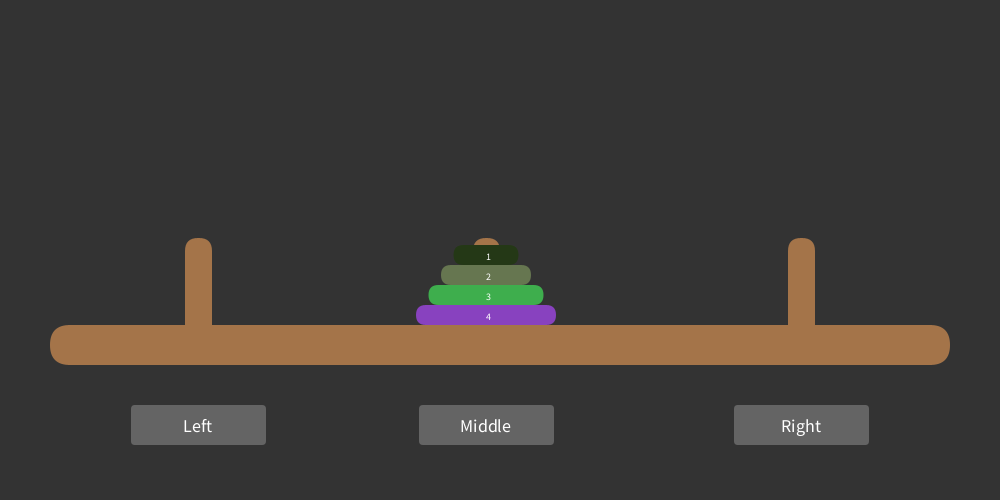
Frame 1 (no input)
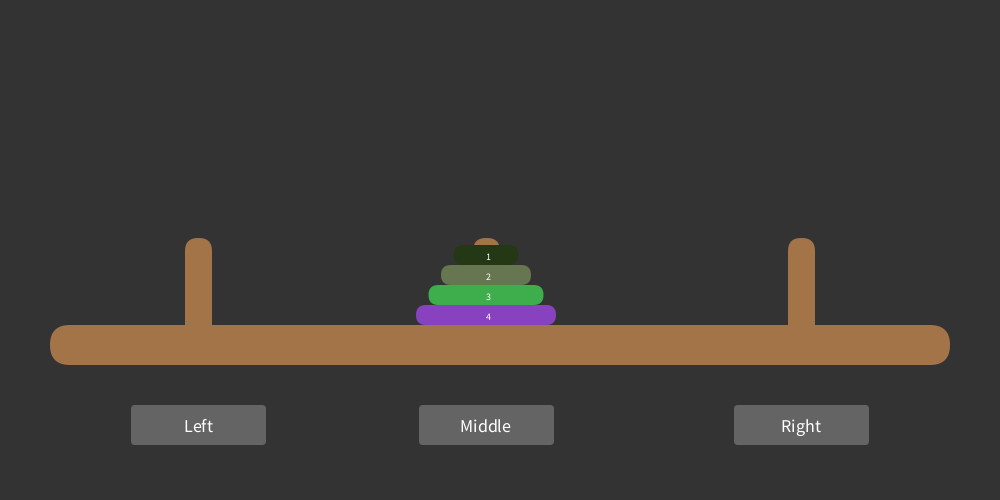
Frame 60 (the mouse pressed at the canvas centre just before this capture)
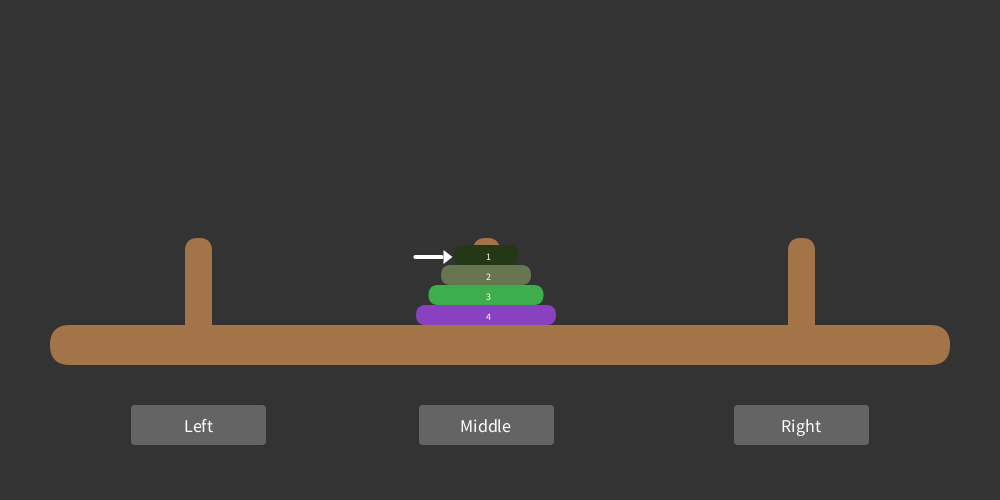
Frame 120 (the mouse held since frame 60 and released just before this capture)

The Processing sketch that drew these frames (run headless with seeded random() and noise(); from frame 60 on, the mouse is pressed at the canvas centre):

// Processing sketch: main
// ── main.pde
Tower tower;
ArrayList<Disc> discs = new ArrayList<Disc>();
Arrow arrow;
boolean moving;
Log log = new Log();

void setup()
{
  size(1000, 500);

  tower = new Tower();

  for (int i = DiscsAmount; i >= 1; i--)
  {
    Disc d = new Disc(i, tower.poles.get(DiscsDefaultPole));
    discs.add(d);
  }
}

void draw()
{
  background(BackgroundColor);
  noStroke();

  tower.draw();

  for (Disc d : discs)
  {
    d.update(tower);
    d.draw();
  }

  if (arrow != null)
  {
    arrow.draw();
  }

  log.update();
  log.draw();
}

void mousePressed()
{
  if (moving)
  {
    return;
  }

  make_arrow();
  move_discs();
}

// ── arrow.pde
class Arrow
{
  Disc owner;
  PVector pos;

  Arrow(Disc d)
  {
    this.owner = d;
    this.pos = d.pos.copy();
  }

  void draw()
  {
    float x = this.owner.owner.get_spot_pos(owner).x - ArrowWidth * 2;
    float y = this.pos.y + DiscHeight / 2;
    float x1 = x + ArrowWidth;
    float y1 = y - ArrowWidth / 2;
    float x2 = x + ArrowWidth;
    float y2 = y + ArrowWidth / 2 + ArrowHeight;
    float x3 = x + ArrowHeight + ArrowWidth + ArrowOffsetX;
    float y3 = y + (ArrowHeight / 2);

    push();
    noStroke();
    fill(ArrowColor);
    rect(x - ArrowWidth * 2, y, ArrowWidth * 3, ArrowHeight, ArrowCurve);
    triangle(x1, y1, x2, y2, x3, y3);
    pop();
  }
}

void make_arrow()
{
  for (Disc d : discs)
  {
    if (is_clicked(d.pos, (int) d.w, DiscHeight))
    {
      arrow = new Arrow(d);
    }
  }
}

// ── button.pde
class Button
{
  PVector pos;
  Pole owner;
  int w;
  int h;

  Button(Tower tower, Pole pole)
  {
    this.owner = pole;
    this.h = ButtonHeight;
    this.w = (int) (this.owner.get_width() * ButtonWidthRatio);

    float x = this.owner.pos.x - (this.w / 2) + (this.owner.get_width() / 2);
    float y = tower.base_pos.y + (this.h * 2);
    this.pos = new PVector(x, y);
  }

  void draw()
  {
    push();
    fill(ButtonColor);
    rect(this.pos.x, this.pos.y, this.w, this.h, ButtonCurve);


    pushMatrix();
    translate(this.pos.x, this.pos.y);

    float x = this.w / 2;
    float y = this.h / 2;

    fill(ButtonTextColor);

    textAlign(CENTER, CENTER);
    textSize(ButtonTextSize);
    text(this.get_text(), x, y);

    popMatrix();
    pop();
  }

  String get_text()
  {
    String out = "";

    // Such a weird syntax...
    switch(this.owner.spot)
    {
    case left: 
      out = "Left"; 
      break;
    case middle:
      out = "Middle"; 
      break;
    case right:
      out = "Right"; 
      break;
    }

    return out;
  }
}

// ── config.pde
/*
  Values listed below have been specifically made for the tower of hanoi to
  look nice. They are very detailed and higly dependent on other values.
  Probably should not touch them unless you absolutely have to and know
  well how (x, y) cartesian coordinate system, RGB and text rendering works.

  @Author github.com/wwicked
*/


// Basic setup
final int DiscsAmount = 4;
final int DiscsDefaultPole = 1;

// Window
final int BackgroundColor = 51;

// Logs
final int LogTextSize = 13;
final color LogTextColor = color(255, 255, 255);

// Arrow
final color ArrowColor = color(255, 255, 255);
final int ArrowWidth = 10;
final int ArrowHeight = 4;
final int ArrowCurve = 2;
final int ArrowOffsetX = 5;

// Tower
final float TowerWidthMult = 0.9; // Window width * TowerWidthMult
final float TowerHeightMult = 0.08; // Window height * TowerHeightMult

final color TowerColor = color(164, 116, 73);
final int TowerCurve = 35;

// Pole
final float PoleWidthMult = 0.03; // Width * PoleWidthMult
final float PoleHeightMult = 1.25; // Def. height * PoleHeightMult
final float PoleOffset = 0.15; // Width * PoleOffset

final int PoleCurve = 13;

// Disc
final int DiscGrowth = 25;
final int DiscCurve = 40;
final int DiscWidth = 30;
final int DiscHeight = 20;
final int DiscDefaultWidth = 40;

final boolean DiscShowSize = true;
final int DiscShowSizeTextSize = 10;
final color DiscTextColor = color(255, 255, 255);

final int DiscMaxVelocity = 35;
final float DiscDirectionScaling = 100.0;
final int DiscDistance = 2;

final int[] DiscColorRange = {20, 200};

// Button
final int ButtonHeight = 40;
final int ButtonWidthRatio = 5; // Pole width * ratio
final color ButtonColor = color(100, 100, 100);
final int ButtonCurve = 4;
final color ButtonTextColor = color(255, 255, 255);
final int ButtonTextSize = 18;

// ── disc.pde
enum MoveState
{
  none, 
    up, 
    side, 
    down
}

class Disc
{
  PVector pos = new PVector(0, 0);
  PVector vel = new PVector(0, 0);
  PVector acc = new PVector(0, 0);
  float w;
  int size;
  color c = color(random(20, 200), random(20, 200), random(20, 200));
  MoveState state = MoveState.none;
  Pole owner = null;
  int move_target;

  Disc(int _size, Pole spawn_point)
  {
    this.size = _size;
    this.w = DiscDefaultWidth + this.size * DiscGrowth;
    this.owner = spawn_point;
    this.pos = this.owner.get_spot_pos(this);
    this.owner.discs.add(this);
  }

  void draw()
  {
    push();
    strokeWeight(1);
    fill(this.c);

    rect(this.pos.x, this.pos.y, this.w, DiscHeight, DiscCurve);

    if (DiscShowSize)
    {
      float x = this.pos.x + this.w / 2;
      float y = this.pos.y + DiscHeight * 0.75;

      fill(255);
      textSize(DiscShowSizeTextSize);
      text(str(this.size), x, y);
    }

    pop();
  }

  void update(Tower tower)
  {
    this.move(tower);
  }

  void move_to(int which_pole)
  {
    // Leaving a pole.
    if (this.owner != null)
    {
      this.owner.leave(this);
    }

    this.state = MoveState.up;
    this.move_target = which_pole;
  }

  void move(Tower tower)
  {
    if (this.state == MoveState.none)
    {
      return;
    }

    PVector target = null;

    if (this.state == MoveState.up)
      target = this.move_up();

    else if (this.state == MoveState.side)
      target = this.move_side(tower, move_target);

    else if (this.state == MoveState.down)
      target = this.move_down(tower, move_target);

    if (target == null || this.move_target == -1)
    {
      return;
    }

    PVector direction = PVector.sub(target, this.pos);
    direction.normalize();
    direction.mult(DiscDirectionScaling);

    this.acc = direction;

    float distance = dist(this.pos.x, this.pos.y, target.x, target.y);
    float max_vel = distance > DiscMaxVelocity ? DiscMaxVelocity : distance;

    this.vel.add(this.acc);
    this.vel.limit(max_vel);
    this.pos.add(this.vel);

    this.owner = tower.poles.get(this.move_target);
  }

  PVector move_up()
  {
    PVector target_pos = new PVector(this.pos.x, height * 0.1);

    // Move above the pole.
    if (dist(this.pos.x, this.pos.y, target_pos.x, target_pos.y) < DiscDistance)
    {
      this.state = MoveState.side;
      target_pos.x = 0;
      target_pos.y = 0;
    }

    return target_pos;
  }

  PVector move_down(Tower tower, int which_pole)
  {
    Pole target_pole = tower.poles.get(which_pole);
    PVector target_pos = target_pole.get_spot_pos(this);

    // Arrived
    if (dist(this.pos.x, this.pos.y, target_pos.x, target_pos.y) < DiscDistance)
    {
      target_pole.discs.add(this);
      this.owner = target_pole;
      this.state = MoveState.none;
      target_pos.x = 0;
      target_pos.y = 0;
      moving = false;
      this.move_target = -1;
    }

    return target_pos;
  }

  PVector move_side(Tower tower, int which_pole)
  {
    Pole target_pole = tower.poles.get(which_pole);
    PVector target_pos = target_pole.get_pos(this);

    // Fix for jiggling due to acceleration.
    target_pos.y = height * 0.1;

    this.state = MoveState.side;

    // Move down.
    if (dist(this.pos.x, this.pos.y, target_pos.x, target_pos.y) < DiscDistance)
    {
      this.state = MoveState.down;
      target_pos.x = 0;
      target_pos.y = 0;
    }

    return target_pos;
  }
}

// ── log.pde
class Log
{
  int time;
  String message;

  Log()
  {
  }

  void set_message(String _message, float _time)
  {
    this.message = _message;
    this.time = (int) (millis() + _time * 1000);
  }

  void update()
  {
    if (millis() > this.time)
    {
      this.time = 0;
      this.message = null;
    }
  }

  void draw()
  {
    if (millis() > this.time || this.message == null)
    {
      return;
    }

    push();
    fill(LogTextColor);
    textSize(LogTextSize);
    text(this.message, 0, LogTextSize);
    pop();
  }
}

// ── pole.pde
enum PoleSpot
{
  left, 
    middle, 
    right
}

class Pole
{
  PVector pos = new PVector(0, 0);
  int w;
  int h;
  int offset;
  PoleSpot spot;
  ArrayList<Disc> discs = new ArrayList<Disc>();
  Button button;

  Pole(Tower tower, PoleSpot _spot)
  {
    this.w = sf_get_width(tower);
    this.h = sf_get_height();
    this.offset = sf_get_offset(tower);
    this.spot = _spot;

    this.pos.x = tower.base_pos.x;
    this.pos.y = tower.base_pos.y - this.h;

    sf_set_pos_by_spot(tower);

    this.button = new Button(tower, this);
  }

  void draw()
  {
    rect(this.pos.x, this.pos.y + PoleCurve, this.w, this.h, PoleCurve);

    this.button.draw();
  }

  void leave(Disc disc)
  {
    for (int i = 0; i < this.discs.size(); i++)
    {
      if (this.discs.get(i) == disc)
      {
        this.discs.remove(i);
        break;
      }
    }
  }

  PVector get_pos(Disc disc)
  {
    PVector target_pos = this.pos.copy();

    target_pos.x += -(disc.w / 2) + this.w / 2;

    return target_pos;
  }

  PVector get_spot_pos(Disc d)
  {
    PVector target_pos = this.pos.copy();

    target_pos.x += -(d.w / 2) + this.w / 2;
    target_pos.y += this.h - DiscHeight * (this.discs.size() + 1);

    return target_pos;
  }

  int get_width()
  {
    return this.w;
  }

  int get_height()
  {
    return this.h;
  }

  // Setup functions
  int sf_get_width(Tower tower)
  {
    return (int) (tower.get_width() * PoleWidthMult);
  }

  int sf_get_height()
  {
    return DiscsAmount * (int) (DiscHeight * PoleHeightMult);
  }

  int sf_get_offset(Tower tower)
  {
    return (int) (tower.get_width() * PoleOffset);
  }

  void sf_set_pos_by_spot(Tower tower)
  {
    if (this.spot == PoleSpot.left)
      this.pos.x += this.offset;

    else if (this.spot == PoleSpot.middle)
      this.pos.x += tower.get_width() / 2 - this.w;

    else if (this.spot == PoleSpot.right)
      this.pos.x += tower.get_width() - offset - this.w;
  }
}

// ── tower.pde
class Tower
{
  int w;
  int h;
  PVector base_pos = new PVector(0, 0);
  ArrayList<Pole> poles = new ArrayList<Pole>();

  Tower()
  {
    this.w = (int) (width * TowerWidthMult);
    this.h = (int) (height * TowerHeightMult);

    this.base_pos.x = width / 2 - (this.w / 2);
    this.base_pos.y = height * 0.65;

    this.poles.add(new Pole(this, PoleSpot.left));
    this.poles.add(new Pole(this, PoleSpot.middle));
    this.poles.add(new Pole(this, PoleSpot.right));
  }

  void draw()
  {
    // Base
    fill(TowerColor);
    rect(this.base_pos.x, this.base_pos.y, this.w, this.h, TowerCurve);

    // Poles
    for (Pole p : this.poles)
    {
      p.draw();
    }
  }

  color get_color()
  {
    return TowerColor;
  }

  int get_width()
  {
    return this.w;
  }

  int get_height()
  {
    return this.h;
  }
}

// ── utils.pde
void move_discs()
{
  if (arrow == null)
  {
    return;
  }

  for (int i = 0; i < tower.poles.size(); i++)
  {
    Pole p = tower.poles.get(i);
    Disc d = arrow.owner;

    if (is_clicked(p.button.pos, p.button.w, p.button.h) && can_move(d, p))
    {
      arrow.owner.move_to(i);
      moving = true;
      arrow = null;

      break;
    }
  }
}

boolean is_clicked(PVector pos, int w, int h)
{
  return (mouseX > pos.x && mouseX < pos.x + w && mouseY > pos.y && mouseY < pos.y + h) ? true : false;
}

boolean can_move(Disc disc, Pole pole)
{
  if (disc.owner == pole)
  {
    log.set_message("Cannot move: Targeted the same pole.", 3.0);
    return false;
  }

  int size = disc.owner.discs.size() - 1;
  if (size >= 1 && disc.owner.discs.get(size) != disc)
  {
    log.set_message("Cannot move: Not the first disc on the pole.", 3.0);
    return false;
  }

  size = pole.discs.size() - 1;
  if (size >= 0 && pole.discs.get(size).size < disc.size)
  {
    log.set_message("Cannot move: Bigger disc on targeted pole.", 3.0);
    return false;
  }

  return true;
}
